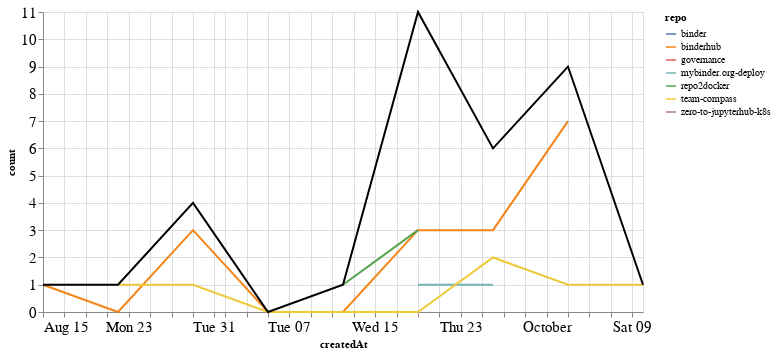

Notebook source saved alongside this figure:
### Markdown cell above
### Comments

### Code cell
comments_time = comments.groupby('repo').resample('W', on='createdAt').count()['author'].reset_index()
comments_time = comments_time.rename(columns={'author': 'count'})
comments_time_total = comments_time.groupby('createdAt').agg({"count": "sum"}).reset_index()
ch1 = alt.Chart(comments_time, width=600).mark_line().encode(
    x='createdAt',
    y='count',
    color='repo',
    tooltip="repo"
)

ch2 = alt.Chart(comments_time_total, width=600).mark_line(color="black").encode(
    x='createdAt',
    y='count',
)

ch1 + ch2

### Figure 1 — Vega-Lite specification as saved in the notebook (floating-point values rounded to 4 significant figures)
{"config": {"axisLeft": {"labelFontSize": 15}, "axisBottom": {"labelFontSize": 15}}, "layer": [{"data": {"name": "data-b1fd96cfd0dab9e1728c29bf579e908c"}, "mark": "line", "encoding": {"color": {"type": "nominal", "field": "repo"}, "tooltip": {"type": "nominal", "field": "repo"}, "x": {"type": "temporal", "field": "createdAt"}, "y": {"type": "quantitative", "field": "count"}}, "width": 600}, {"data": {"name": "data-977c5c979db9bc377bc3a214a42da9d4"}, "mark": {"type": "line", "color": "black"}, "encoding": {"x": {"type": "temporal", "field": "createdAt"}, "y": {"type": "quantitative", "field": "count"}}, "width": 600}], "$schema": "https://vega.github.io/schema/vega-lite/v4.8.1.json", "datasets": {"data-b1fd96cfd0dab9e1728c29bf579e908c": [{"repo": "binder", "createdAt": "2021-09-19T00:00:00", "count": 3}, {"repo": "binderhub", "createdAt": "2021-08-15T00:00:00", "count": 1}, {"repo": "binderhub", "createdAt": "2021-08-22T00:00:00", "count": 0}, {"repo": "binderhub", "createdAt": "2021-08-29T00:00:00", "count": 3}, {"repo": "binderhub", "createdAt": "2021-09-05T00:00:00", "count": 0}, {"repo": "binderhub", "createdAt": "2021-09-12T00:00:00", "count": 0}, {"repo": "binderhub", "createdAt": "2021-09-19T00:00:00", "count": 3}, {"repo": "binderhub", "createdAt": "2021-09-26T00:00:00", "count": 3}, {"repo": "binderhub", "createdAt": "2021-10-03T00:00:00", "count": 7}, {"repo": "governance", "createdAt": "2021-09-19T00:00:00", "count": 1}, {"repo": "mybinder.org-deploy", "createdAt": "2021-09-19T00:00:00", "count": 1}, {"repo": "mybinder.org-deploy", "createdAt": "2021-09-26T00:00:00", "count": 1}, {"repo": "repo2docker", "createdAt": "2021-09-12T00:00:00", "count": 1}, {"repo": "repo2docker", "createdAt": "2021-09-19T00:00:00", "count": 3}, {"repo": "team-compass", "createdAt": "2021-08-22T00:00:00", "count": 1}, {"repo": "team-compass", "createdAt": "2021-08-29T00:00:00", "count": 1}, {"repo": "team-compass", "createdAt": "2021-09-05T00:00:00", "count": 0}, {"repo": "team-compass", "createdAt": "2021-09-12T00:00:00", "count": 0}, {"repo": "team-compass", "createdAt": "2021-09-19T00:00:00", "count": 0}, {"repo": "team-compass", "createdAt": "2021-09-26T00:00:00", "count": 2}, {"repo": "team-compass", "createdAt": "2021-10-03T00:00:00", "count": 1}, {"repo": "team-compass", "createdAt": "2021-10-10T00:00:00", "count": 1}, {"repo": "zero-to-jupyterhub-k8s", "createdAt": "2021-10-03T00:00:00", "count": 1}], "data-977c5c979db9bc377bc3a214a42da9d4": [{"createdAt": "2021-08-15T00:00:00", "count": 1}, {"createdAt": "2021-08-22T00:00:00", "count": 1}, {"createdAt": "2021-08-29T00:00:00", "count": 4}, {"createdAt": "2021-09-05T00:00:00", "count": 0}, {"createdAt": "2021-09-12T00:00:00", "count": 1}, {"createdAt": "2021-09-19T00:00:00", "count": 11}, {"createdAt": "2021-09-26T00:00:00", "count": 6}, {"createdAt": "2021-10-03T00:00:00", "count": 9}, {"createdAt": "2021-10-10T00:00:00", "count": 1}]}}
